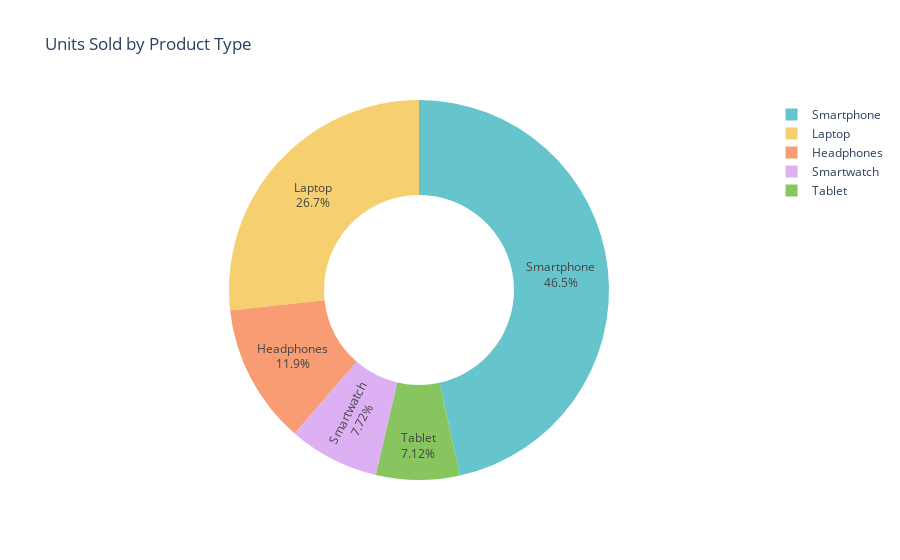

Here is the notebook cell this chart was saved with:
### Markdown cell above
#The company generates most revenue by smartphones 
#followed by laptops having nearly similair revenue range

### Code cell
pie_chart=px.pie(units_sold,
                 values='Number_Products_Sold',
                 names=units_sold.index,
                 title='Units Sold by Product Type',
                 hole=0.5,
                 color_discrete_sequence=px.colors.qualitative.Pastel)
pie_chart.update_traces(textposition='inside', textinfo='percent+label')
pie_chart.show()

### Figure 1 — Plotly figure (JSON) as saved in the notebook; plotly's stock layout.template omitted (floating-point values rounded to 4 significant figures)
{"data": [{"domain": {"x": [0, 1], "y": [0, 1]}, "hole": 0.5, "hovertemplate": "Product_Type=%{label}<br>Number_Products_Sold=%{value}<extra></extra>", "labels": ["Headphones", "Laptop", "Smartphone", "Smartwatch", "Tablet"], "legendgroup": "", "name": "", "showlegend": true, "textinfo": "percent+label", "textposition": "inside", "type": "pie", "values": [43216, 96980, 168879, 28014, 25835]}], "layout": {"legend": {"tracegroupgap": 0}, "piecolorway": ["rgb(102, 197, 204)", "rgb(246, 207, 113)", "rgb(248, 156, 116)", "rgb(220, 176, 242)", "rgb(135, 197, 95)", "rgb(158, 185, 243)", "rgb(254, 136, 177)", "rgb(201, 219, 116)", "rgb(139, 224, 164)", "rgb(180, 151, 231)", "rgb(179, 179, 179)"], "title": {"text": "Units Sold by Product Type"}}}
